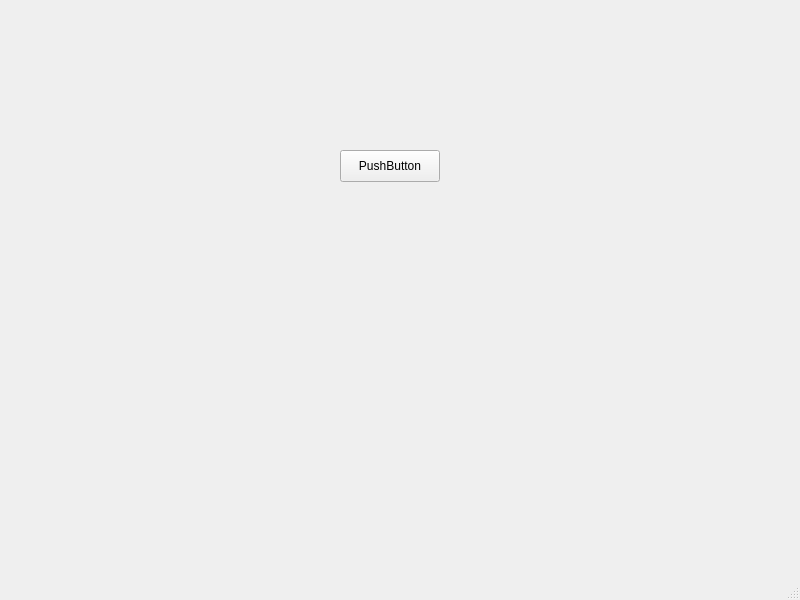
<?xml version="1.0" encoding="UTF-8"?>
<ui version="4.0">
 <class>MainWindow</class>
 <widget class="QMainWindow" name="MainWindow">
  <property name="geometry">
   <rect>
    <x>0</x>
    <y>0</y>
    <width>800</width>
    <height>600</height>
   </rect>
  </property>
  <property name="windowTitle">
   <string>MainWindow</string>
  </property>
  <widget class="QWidget" name="centralwidget">
   <widget class="QPushButton" name="btn_1">
    <property name="geometry">
     <rect>
      <x>340</x>
      <y>150</y>
      <width>100</width>
      <height>32</height>
     </rect>
    </property>
    <property name="text">
     <string>PushButton</string>
    </property>
   </widget>
   <widget class="QLabel" name="label">
    <property name="geometry">
     <rect>
      <x>250</x>
      <y>210</y>
      <width>311</width>
      <height>121</height>
     </rect>
    </property>
    <property name="styleSheet">
     <string notr="true">image: url(:/newPrefix/img/mic.png);</string>
    </property>
    <property name="text">
     <string/>
    </property>
   </widget>
  </widget>
  <widget class="QMenuBar" name="menubar">
   <property name="geometry">
    <rect>
     <x>0</x>
     <y>0</y>
     <width>800</width>
     <height>24</height>
    </rect>
   </property>
  </widget>
  <widget class="QStatusBar" name="statusbar"/>
 </widget>
 <resources>
  <include location="mic2.qrc"/>
 </resources>
 <connections/>
</ui>
